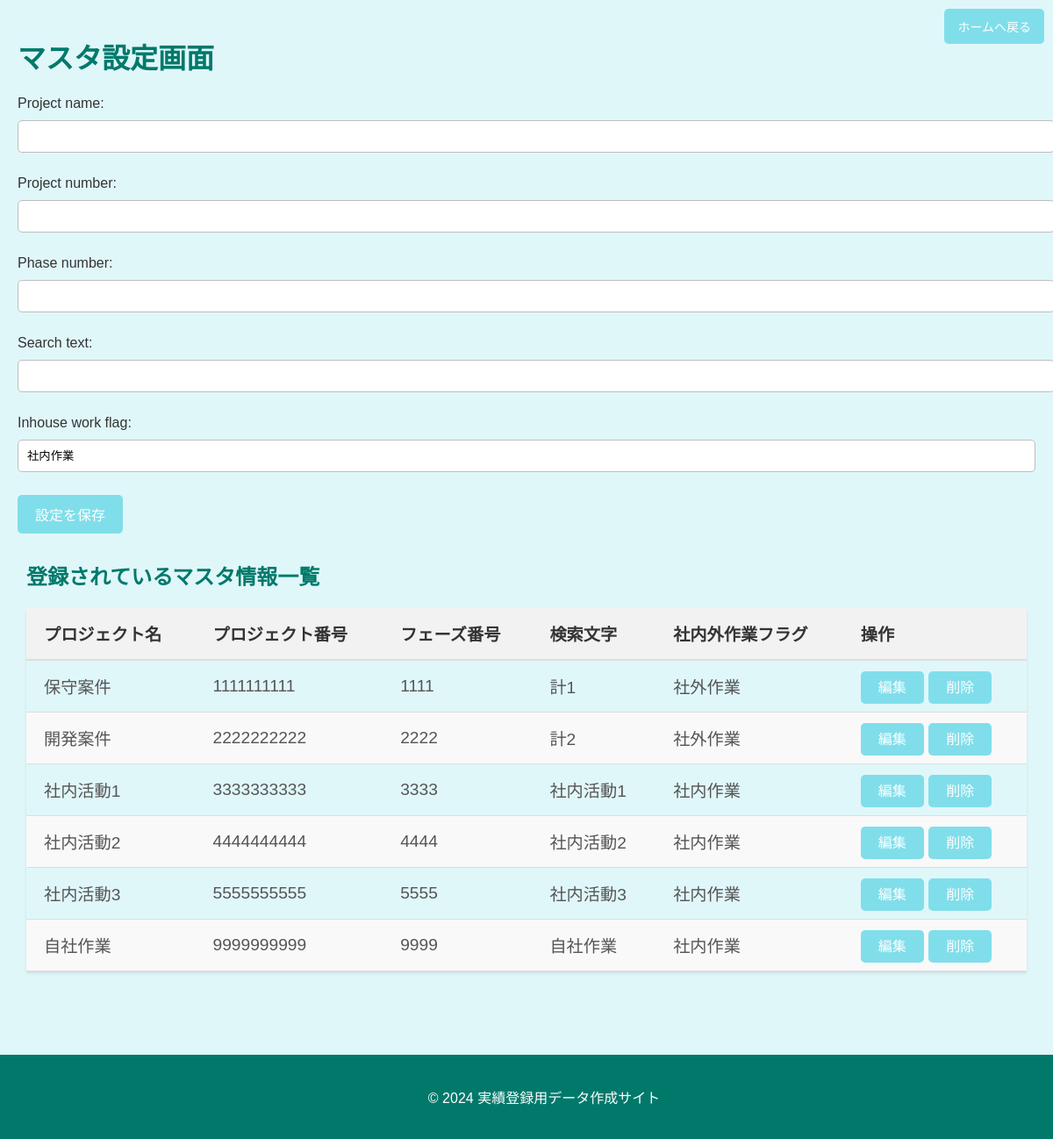
Screenshot of /master/ with the database file from the repository.
### app/models.py (models this page shows, shortened)
class MasterData(models.Model):
    project_name = models.CharField(max_length=255)
    project_number = models.CharField(max_length=100)
    phase_number = models.CharField(max_length=100)
    search_text = models.CharField(max_length=100)
    inhouse_work_flag = models.BooleanField(default=False)

### app/views.py (the view)
# urls.py: path('master/', views.master, name='master'),
def master(request):
    master_list = MasterData.objects.all()
    if request.method == 'POST':
        form = MasterForm(request.POST)
        if form.is_valid():
            form.save()
            return redirect('master')
    else:
        form = MasterForm()
    return render(request, 'app/master.html', {'form': form, 'master_list': master_list})

### app/forms.py
class MasterForm(forms.ModelForm):
    class Meta:
        model = MasterData
        fields = ['project_name', 'project_number', 'phase_number', 'search_text', 'inhouse_work_flag']
        widgets = {
            'inhouse_work_flag': forms.Select(choices=[(1, '社内作業'), (0, '社外作業')])
        }

### app/templates/app/master.html (shortened to what this page needs)
{% load static %}
<!DOCTYPE html>
<html lang="ja">
<head>
    <link rel="stylesheet" href="{% static 'app/style.css' %}">
</head>
<body>
    <a href="{% url 'home' %}" class="home-link">ホームへ戻る</a>
    <div class="container">
        <h1>マスタ設定画面</h1>
        <div class="form-container">
            <form method="POST">
                {{ form.as_p }}
                <button type="submit" class="btn">設定を保存</button>
            </form>
        </div>
        <div class="list-container">
            <h2>登録されているマスタ情報一覧</h2>
            <table>
                <thead>
                    <tr>
                        <th>プロジェクト名</th>
                        <th>プロジェクト番号</th>
                        <th>フェーズ番号</th>
                        <th>検索文字</th>
                        <th>社内外作業フラグ</th>
                        <th>操作</th>
                    </tr>
                </thead>
                <tbody>
                    {% for item in master_list %}
                        <tr>
                            <td>{{ item.project_name }}</td>
                            <td>{{ item.project_number }}</td>
                            <td>{{ item.phase_number }}</td>
                            <td>{{ item.search_text }}</td>
                            <td>{{ item.inhouse_work_flag|yesno:"社内作業,社外作業" }}</td>
                            <td>
                                <a href="{% url 'edit_master' item.pk %}" class="btn">編集</a>
                                <a href="{% url 'delete_master' item.pk %}" class="btn" onclick="return confirm('本当に削除しますか？')">削除</a>
                            </td>
                        </tr>
                    {% empty %}
                        <tr>
                            <td colspan="4">まだ登録されている情報がありません。</td>
                        </tr>
                    {% endfor %}
                </tbody>
            </table>
        </div>
    </div>
    <footer>
        <p>&copy; 2024 実績登録用データ作成サイト</p>
    </footer>
</body>
</html>

### app/static/app/style.css (style rules this page uses)
body { font-family: 'Arial', sans-serif; background-color: #e0f7fa; color: #333; margin: 0; padding: 0; }
.container { max-width: 1200px; margin: 0 auto; padding: 20px; }
h1, h2 { color: #00796b; }
button, .btn { background-color: #80deea; color: #fff; border: none; padding: 10px 20px; font-size: 16px; border-radius: 5px; cursor: pointer; transition: background-color 0.3s ease; }
a { color: #7b1fa2; text-decoration: none; transition: color 0.3s ease; }
input[type="text"], textarea { width: 100%; padding: 10px; margin: 10px 0; border: 1px solid #bdbdbd; border-radius: 5px; }
select { width: 100%; padding: 10px; margin: 10px 0; border: 1px solid #bdbdbd; border-radius: 5px; appearance: none; background-color: #fff; }
.home-link { position: absolute; top: 10px; right: 10px; text-decoration: none; background-color: #80deea; padding: 10px 15px; border-radius: 5px; color: #fff; font-size: 14px; }
footer { background-color: #00796b; color: #fff; text-align: center; padding: 20px; position: fixed; width: 100%; bottom: 0; }
table { width: 100%; border-collapse: collapse; margin: 20px 0; font-size: 1.2em; font-family: 'Arial', sans-serif; box-shadow: 0 2px 3px rgba(0, 0, 0, 0.1); }
table thead th { background-color: #f2f2f2; color: #333; text-align: left; padding: 15px 20px; border-bottom: 2px solid #ddd; }
table tbody td { padding: 15px 20px; border-bottom: 1px solid #ddd; }
table tbody tr:nth-of-type(even) { background-color: #f9f9f9; }
.list-container { max-width: 1200px; margin: 0 auto; max-height: 500px; overflow-y: auto; margin-bottom: 20px; padding: 10px; }
table tbody td { color: #555; }
table thead th { font-weight: bold; }

### app/templates/app/master.html (style rules this page uses)
.container { flex: 1; padding-bottom: 150px; }
select { width: 100%; padding: 10px; margin: 10px 0; border: 1px solid #bdbdbd; border-radius: 5px; appearance: none; background-color: #fff; }

### rows the page displays
MasterData: project_name "保守案件", project_number "1111111111", phase_number "1111", search_text "計1", inhouse_work_flag "社外作業"
MasterData: project_name "開発案件", project_number "2222222222", phase_number "2222", search_text "計2", inhouse_work_flag "社外作業"
MasterData: project_name "社内活動1", project_number "3333333333", phase_number "3333", search_text "社内活動1", inhouse_work_flag "社内作業"
MasterData: project_name "社内活動2", project_number "4444444444", phase_number "4444", search_text "社内活動2", inhouse_work_flag "社内作業"
MasterData: project_name "社内活動3", project_number "5555555555", phase_number "5555", search_text "社内活動3", inhouse_work_flag "社内作業"
MasterData: project_name "自社作業", project_number "9999999999", phase_number "9999", search_text "自社作業", inhouse_work_flag "社内作業"
